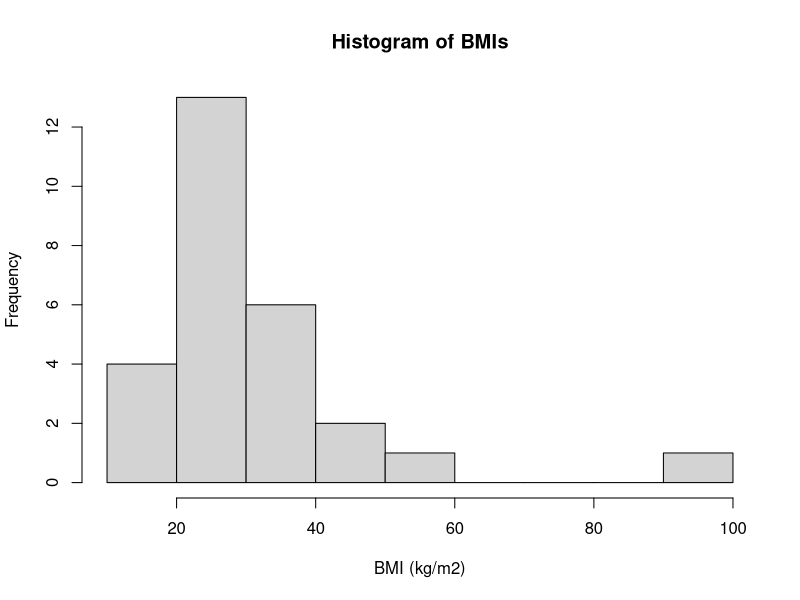

Here is the R script that generated this plot:
# ----------------------------------------------
# Purpose: Merge datasets with using 'tidyverse'
# Date: December 29, 2023
# Author: Talia Sternbach
# ----------------------------------------------
# Documentation on merging functions for tidyverse can be found at: 
# https://dplyr.tidyverse.org/reference/mutate-joins.html

# Install/load required packages ====
# Use install.packages('tidyverse') if package is not loaded in R studio.
library(tidyverse)

# Create practice datasets ====
# "rnorm" generates random data according to a normal distribution with *n* 
# observations, about a given *mean* and standard deviation (*sd*).
data1 <- data.frame(ID = rep(1:10,3),
                    time = c(rep(1,10), rep(2, 10), rep(3, 10)),
                    weight = rnorm(n = 30, mean = 71, sd = 5)) # weight in kg

data2 <- data.frame(ID = rep(2:11,3),
                    time = c(rep(1,10), rep(2, 10), rep(3, 10)),
                    height = rnorm(n = 30, mean = 1.7, sd = 0.3)) # height in m

# 'data1' contains:
  # ID = participant ID
  # time = time of measurement
  # weight = participant's weight, measured in kilograms

# 'data2' contains:
  # ID = participant ID
  # time = time of measurement
  # height = participant's height, measured in metres

# View data ====
# data1
str(data1)
summary(data1)
unique(data1$ID) # unique participant IDs (1-10)
length(unique(data1$ID)) # 10 unique IDs = 10 participants

# data2
str(data2)
summary(data2)
unique(data2$ID) # unique participant IDs (2-11)
length(unique(data2$ID)) # 10 unique IDs = 10 participants

# **Question:** What is the participant's BMI at each time point? ====

# In order to calculate BMI (BMI = kg/m^2), we need participants' weight and height
# measurements at each time point. However, these variables are recorded in different 
# datasets (data1 = weight and data2 = height). We will need to merge the datasets
# in order to calculate BMI.

# Note that we have multiple participants AND multiple time points. We will need
# to merge on both the participant's 'ID' AND 'time' to ensure the correct
# weight and height measurements are matched.

# Note that while both datasets contain 10 participants, the participant with 
# ID=1 only exists in data1 and the participant with ID=2 only exists in data2. 
# Depending on how we merge the data, we can keep only participants in data1,
# only participants in data2, all participants, or only the 9 participants with 
# BOTH weight (data1) and height (data2). The type of join you use will depend 
# on how you use the merged dataset.

# (STEP 1): Merge datasets ====
## (a) 'inner_join' keeps only observations with matching IDs in BOTH datasets
combined_data_a <- data1 %>% inner_join(data2, by = c("ID", "time"))
length(unique(combined_data_a$ID)) # 9 unique IDs = 9 participants
unique(combined_data_a$ID) # Which participants are in the dataset?

## (b) 'left_join' keeps only observations in data1
combined_data_b <- data1 %>% left_join(data2, by = c("ID", "time"))
length(unique(combined_data_b$ID)) # 10 unique IDs = 10 participants
unique(combined_data_b$ID) # Which participants are in the dataset?

## (c) 'right_join' keeps only observations in data2
combined_data_c <- data1 %>% right_join(data2, by = c("ID", "time"))
length(unique(combined_data_c$ID)) # 10 unique IDs = 10 participants
unique(combined_data_c$ID) # Which participants are in the dataset?

## (d) 'full_join' keeps ALL observations in both datasets
combined_data_d <- data1 %>% full_join(data2, by = c("ID", "time"))
length(unique(combined_data_d$ID)) # 11 unique IDs = 11 participants
unique(combined_data_d$ID) # Which participants are in the dataset?

# (STEP 2): Calculating BMI ====
# Because I need both height and weight to calculat BMI, I am going to use the 
# dataset from (STEP 1, a). This dataset contains only participants with BOTH
# height and weight.

combined_data_BMI <- combined_data_a %>%
  mutate(height2 = (height^2), # square height for denominator in BMI calculation
         BMI = weight/height2) # calculate BMI

# (STEP 3): Summarize BMI data ====
# View the BMI dataset
str(combined_data_BMI)
summary(combined_data_BMI)

# Summary of BMI data, overall
summary(combined_data_BMI$BMI)
hist(combined_data_BMI$BMI, 
     xlab = "BMI (kg/m2)", main = "Histogram of BMIs")

# Summary of BMI data, by participant
BMI_per_participant <- combined_data_BMI %>%
  group_by(ID) %>%
  summarise(n = n(),
            Times = paste(unique(time), collapse = ","),
            Minimum = min(BMI, na.rm = T),
            Max = max(BMI, na.rm = T),
            Mean = mean(BMI, na.rm = T),
            SD = sd(BMI, na.rm = T)) %>%
  ungroup()

# View BMI summary by participant
BMI_per_participant

# Codebook: 
  # ID = participant's ID
  # n = number of observations per participant
  # Times = measurement times per participant
  # Minimum = minimum participant BMI over time
  # Maximum = maximum participant BMI over time
  # Mean = mean of all participant BMI measures
  # SD = standard deviation of all participant BMI measures

# END --------------------------------------------------------------------------
